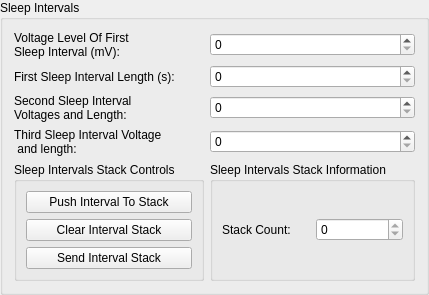
             <widget class="QGroupBox" name="groupBox_40">
              <property name="title">
               <string>Sleep Intervals</string>
              </property>
              <layout class="QGridLayout" name="gridLayout_64">
               <item row="4" column="0">
                <widget class="QGroupBox" name="groupBox_41">
                 <property name="title">
                  <string>Sleep Intervals Stack Controls</string>
                 </property>
                 <layout class="QGridLayout" name="gridLayout_65">
                  <item row="0" column="0">
                   <widget class="QPushButton" name="SatelliteConfig_SleepInterval_PushToStack_Button">
                    <property name="text">
                     <string>Push Interval To Stack</string>
                    </property>
                   </widget>
                  </item>
                  <item row="1" column="0">
                   <widget class="QPushButton" name="SatelliteConfig_SleepInterval_ClearInterval_Button">
                    <property name="text">
                     <string>Clear Interval Stack</string>
                    </property>
                   </widget>
                  </item>
                  <item row="2" column="0">
                   <widget class="QPushButton" name="SatelliteConfig_SleepInterval_SendoStack_Button">
                    <property name="text">
                     <string>Send Interval Stack</string>
                    </property>
                   </widget>
                  </item>
                 </layout>
                </widget>
               </item>
               <item row="2" column="0">
                <widget class="QLabel" name="label_146">
                 <property name="text">
                  <string>Second Sleep Interval
Voltages and Length:</string>
                 </property>
                </widget>
               </item>
               <item row="1" column="0">
                <widget class="QLabel" name="label_145">
                 <property name="text">
                  <string>First Sleep Interval Length (s):</string>
                 </property>
                </widget>
               </item>
               <item row="0" column="0">
                <widget class="QLabel" name="label_144">
                 <property name="text">
                  <string>Voltage Level Of First
Sleep Interval (mV):</string>
                 </property>
                </widget>
               </item>
               <item row="3" column="0">
                <widget class="QLabel" name="label_147">
                 <property name="text">
                  <string>Third Sleep Interval Voltage
 and length:</string>
                 </property>
                </widget>
               </item>
               <item row="4" column="1">
                <widget class="QGroupBox" name="groupBox_42">
                 <property name="title">
                  <string>Sleep Intervals Stack Information</string>
                 </property>
                 <layout class="QGridLayout" name="gridLayout_66">
                  <item row="0" column="0">
                   <widget class="QLabel" name="label_148">
                    <property name="text">
                     <string>Stack Count:</string>
                    </property>
                   </widget>
                  </item>
                  <item row="0" column="1">
                   <widget class="QSpinBox" name="SatelliteConfig_SleepInterval_Stack_StackCount_SpinBox">
                    <property name="readOnly">
                     <bool>true</bool>
                    </property>
                   </widget>
                  </item>
                 </layout>
                </widget>
               </item>
               <item row="0" column="1">
                <widget class="QSpinBox" name="SatelliteConfig_SleepInterval_VoltageLevelFirst_SpinBox"/>
               </item>
               <item row="1" column="1">
                <widget class="QSpinBox" name="SatelliteConfig_SleepInterval_FirstSleepIntervalLength_SpinBox"/>
               </item>
               <item row="2" column="1">
                <widget class="QSpinBox" name="SatelliteConfig_SleepInterval_SecondSleepIntervalVoltages_SpinBox"/>
               </item>
               <item row="3" column="1">
                <widget class="QSpinBox" name="SatelliteConfig_SleepInterval_ThirdSleepInterval_SpinBox"/>
               </item>
              </layout>
             </widget>
